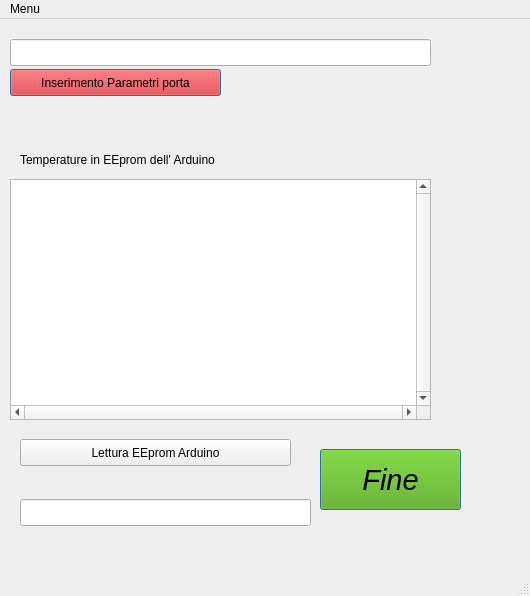
<?xml version="1.0" encoding="UTF-8"?>
<ui version="4.0">
 <class>MainWindow</class>
 <widget class="QMainWindow" name="MainWindow">
  <property name="geometry">
   <rect>
    <x>0</x>
    <y>0</y>
    <width>530</width>
    <height>596</height>
   </rect>
  </property>
  <property name="maximumSize">
   <size>
    <width>800</width>
    <height>600</height>
   </size>
  </property>
  <property name="windowTitle">
   <string>Scheda principale</string>
  </property>
  <widget class="QWidget" name="centralwidget">
   <widget class="QPushButton" name="pFine">
    <property name="geometry">
     <rect>
      <x>320</x>
      <y>430</y>
      <width>141</width>
      <height>61</height>
     </rect>
    </property>
    <property name="palette">
     <palette>
      <active>
       <colorrole role="WindowText">
        <brush brushstyle="SolidPattern">
         <color alpha="255">
          <red>0</red>
          <green>0</green>
          <blue>0</blue>
         </color>
        </brush>
       </colorrole>
       <colorrole role="Button">
        <brush brushstyle="SolidPattern">
         <color alpha="255">
          <red>85</red>
          <green>170</green>
          <blue>0</blue>
         </color>
        </brush>
       </colorrole>
       <colorrole role="Light">
        <brush brushstyle="SolidPattern">
         <color alpha="255">
          <red>128</red>
          <green>255</green>
          <blue>0</blue>
         </color>
        </brush>
       </colorrole>
       <colorrole role="Midlight">
        <brush brushstyle="SolidPattern">
         <color alpha="255">
          <red>106</red>
          <green>212</green>
          <blue>0</blue>
         </color>
        </brush>
       </colorrole>
       <colorrole role="Dark">
        <brush brushstyle="SolidPattern">
         <color alpha="255">
          <red>42</red>
          <green>85</green>
          <blue>0</blue>
         </color>
        </brush>
       </colorrole>
       <colorrole role="Mid">
        <brush brushstyle="SolidPattern">
         <color alpha="255">
          <red>56</red>
          <green>113</green>
          <blue>0</blue>
         </color>
        </brush>
       </colorrole>
       <colorrole role="Text">
        <brush brushstyle="SolidPattern">
         <color alpha="255">
          <red>0</red>
          <green>0</green>
          <blue>0</blue>
         </color>
        </brush>
       </colorrole>
       <colorrole role="BrightText">
        <brush brushstyle="SolidPattern">
         <color alpha="255">
          <red>255</red>
          <green>255</green>
          <blue>255</blue>
         </color>
        </brush>
       </colorrole>
       <colorrole role="ButtonText">
        <brush brushstyle="SolidPattern">
         <color alpha="255">
          <red>0</red>
          <green>0</green>
          <blue>0</blue>
         </color>
        </brush>
       </colorrole>
       <colorrole role="Base">
        <brush brushstyle="SolidPattern">
         <color alpha="255">
          <red>255</red>
          <green>255</green>
          <blue>255</blue>
         </color>
        </brush>
       </colorrole>
       <colorrole role="Window">
        <brush brushstyle="SolidPattern">
         <color alpha="255">
          <red>85</red>
          <green>170</green>
          <blue>0</blue>
         </color>
        </brush>
       </colorrole>
       <colorrole role="Shadow">
        <brush brushstyle="SolidPattern">
         <color alpha="255">
          <red>0</red>
          <green>0</green>
          <blue>0</blue>
         </color>
        </brush>
       </colorrole>
       <colorrole role="AlternateBase">
        <brush brushstyle="SolidPattern">
         <color alpha="255">
          <red>170</red>
          <green>212</green>
          <blue>127</blue>
         </color>
        </brush>
       </colorrole>
       <colorrole role="ToolTipBase">
        <brush brushstyle="SolidPattern">
         <color alpha="255">
          <red>255</red>
          <green>255</green>
          <blue>220</blue>
         </color>
        </brush>
       </colorrole>
       <colorrole role="ToolTipText">
        <brush brushstyle="SolidPattern">
         <color alpha="255">
          <red>0</red>
          <green>0</green>
          <blue>0</blue>
         </color>
        </brush>
       </colorrole>
      </active>
      <inactive>
       <colorrole role="WindowText">
        <brush brushstyle="SolidPattern">
         <color alpha="255">
          <red>0</red>
          <green>0</green>
          <blue>0</blue>
         </color>
        </brush>
       </colorrole>
       <colorrole role="Button">
        <brush brushstyle="SolidPattern">
         <color alpha="255">
          <red>85</red>
          <green>170</green>
          <blue>0</blue>
         </color>
        </brush>
       </colorrole>
       <colorrole role="Light">
        <brush brushstyle="SolidPattern">
         <color alpha="255">
          <red>128</red>
          <green>255</green>
          <blue>0</blue>
         </color>
        </brush>
       </colorrole>
       <colorrole role="Midlight">
        <brush brushstyle="SolidPattern">
         <color alpha="255">
          <red>106</red>
          <green>212</green>
          <blue>0</blue>
         </color>
        </brush>
       </colorrole>
       <colorrole role="Dark">
        <brush brushstyle="SolidPattern">
         <color alpha="255">
          <red>42</red>
          <green>85</green>
          <blue>0</blue>
         </color>
        </brush>
       </colorrole>
       <colorrole role="Mid">
        <brush brushstyle="SolidPattern">
         <color alpha="255">
          <red>56</red>
          <green>113</green>
          <blue>0</blue>
         </color>
        </brush>
       </colorrole>
       <colorrole role="Text">
        <brush brushstyle="SolidPattern">
         <color alpha="255">
          <red>0</red>
          <green>0</green>
          <blue>0</blue>
         </color>
        </brush>
       </colorrole>
       <colorrole role="BrightText">
        <brush brushstyle="SolidPattern">
         <color alpha="255">
          <red>255</red>
          <green>255</green>
          <blue>255</blue>
         </color>
        </brush>
       </colorrole>
       <colorrole role="ButtonText">
        <brush brushstyle="SolidPattern">
         <color alpha="255">
          <red>0</red>
          <green>0</green>
          <blue>0</blue>
         </color>
        </brush>
       </colorrole>
       <colorrole role="Base">
        <brush brushstyle="SolidPattern">
         <color alpha="255">
          <red>255</red>
          <green>255</green>
          <blue>255</blue>
         </color>
        </brush>
       </colorrole>
       <colorrole role="Window">
        <brush brushstyle="SolidPattern">
         <color alpha="255">
          <red>85</red>
          <green>170</green>
          <blue>0</blue>
         </color>
        </brush>
       </colorrole>
       <colorrole role="Shadow">
        <brush brushstyle="SolidPattern">
         <color alpha="255">
          <red>0</red>
          <green>0</green>
          <blue>0</blue>
         </color>
        </brush>
       </colorrole>
       <colorrole role="AlternateBase">
        <brush brushstyle="SolidPattern">
         <color alpha="255">
          <red>170</red>
          <green>212</green>
          <blue>127</blue>
         </color>
        </brush>
       </colorrole>
       <colorrole role="ToolTipBase">
        <brush brushstyle="SolidPattern">
         <color alpha="255">
          <red>255</red>
          <green>255</green>
          <blue>220</blue>
         </color>
        </brush>
       </colorrole>
       <colorrole role="ToolTipText">
        <brush brushstyle="SolidPattern">
         <color alpha="255">
          <red>0</red>
          <green>0</green>
          <blue>0</blue>
         </color>
        </brush>
       </colorrole>
      </inactive>
      <disabled>
       <colorrole role="WindowText">
        <brush brushstyle="SolidPattern">
         <color alpha="255">
          <red>42</red>
          <green>85</green>
          <blue>0</blue>
         </color>
        </brush>
       </colorrole>
       <colorrole role="Button">
        <brush brushstyle="SolidPattern">
         <color alpha="255">
          <red>85</red>
          <green>170</green>
          <blue>0</blue>
         </color>
        </brush>
       </colorrole>
       <colorrole role="Light">
        <brush brushstyle="SolidPattern">
         <color alpha="255">
          <red>128</red>
          <green>255</green>
          <blue>0</blue>
         </color>
        </brush>
       </colorrole>
       <colorrole role="Midlight">
        <brush brushstyle="SolidPattern">
         <color alpha="255">
          <red>106</red>
          <green>212</green>
          <blue>0</blue>
         </color>
        </brush>
       </colorrole>
       <colorrole role="Dark">
        <brush brushstyle="SolidPattern">
         <color alpha="255">
          <red>42</red>
          <green>85</green>
          <blue>0</blue>
         </color>
        </brush>
       </colorrole>
       <colorrole role="Mid">
        <brush brushstyle="SolidPattern">
         <color alpha="255">
          <red>56</red>
          <green>113</green>
          <blue>0</blue>
         </color>
        </brush>
       </colorrole>
       <colorrole role="Text">
        <brush brushstyle="SolidPattern">
         <color alpha="255">
          <red>42</red>
          <green>85</green>
          <blue>0</blue>
         </color>
        </brush>
       </colorrole>
       <colorrole role="BrightText">
        <brush brushstyle="SolidPattern">
         <color alpha="255">
          <red>255</red>
          <green>255</green>
          <blue>255</blue>
         </color>
        </brush>
       </colorrole>
       <colorrole role="ButtonText">
        <brush brushstyle="SolidPattern">
         <color alpha="255">
          <red>42</red>
          <green>85</green>
          <blue>0</blue>
         </color>
        </brush>
       </colorrole>
       <colorrole role="Base">
        <brush brushstyle="SolidPattern">
         <color alpha="255">
          <red>85</red>
          <green>170</green>
          <blue>0</blue>
         </color>
        </brush>
       </colorrole>
       <colorrole role="Window">
        <brush brushstyle="SolidPattern">
         <color alpha="255">
          <red>85</red>
          <green>170</green>
          <blue>0</blue>
         </color>
        </brush>
       </colorrole>
       <colorrole role="Shadow">
        <brush brushstyle="SolidPattern">
         <color alpha="255">
          <red>0</red>
          <green>0</green>
          <blue>0</blue>
         </color>
        </brush>
       </colorrole>
       <colorrole role="AlternateBase">
        <brush brushstyle="SolidPattern">
         <color alpha="255">
          <red>85</red>
          <green>170</green>
          <blue>0</blue>
         </color>
        </brush>
       </colorrole>
       <colorrole role="ToolTipBase">
        <brush brushstyle="SolidPattern">
         <color alpha="255">
          <red>255</red>
          <green>255</green>
          <blue>220</blue>
         </color>
        </brush>
       </colorrole>
       <colorrole role="ToolTipText">
        <brush brushstyle="SolidPattern">
         <color alpha="255">
          <red>0</red>
          <green>0</green>
          <blue>0</blue>
         </color>
        </brush>
       </colorrole>
      </disabled>
     </palette>
    </property>
    <property name="font">
     <font>
      <pointsize>22</pointsize>
      <weight>50</weight>
      <italic>true</italic>
      <bold>false</bold>
     </font>
    </property>
    <property name="text">
     <string>Fine</string>
    </property>
    <property name="autoDefault">
     <bool>false</bool>
    </property>
    <property name="default">
     <bool>true</bool>
    </property>
    <property name="flat">
     <bool>false</bool>
    </property>
   </widget>
   <widget class="QPushButton" name="pApre_p">
    <property name="geometry">
     <rect>
      <x>10</x>
      <y>50</y>
      <width>211</width>
      <height>27</height>
     </rect>
    </property>
    <property name="palette">
     <palette>
      <active>
       <colorrole role="WindowText">
        <brush brushstyle="SolidPattern">
         <color alpha="255">
          <red>0</red>
          <green>0</green>
          <blue>0</blue>
         </color>
        </brush>
       </colorrole>
       <colorrole role="Button">
        <brush brushstyle="SolidPattern">
         <color alpha="255">
          <red>255</red>
          <green>0</green>
          <blue>0</blue>
         </color>
        </brush>
       </colorrole>
       <colorrole role="Light">
        <brush brushstyle="SolidPattern">
         <color alpha="255">
          <red>255</red>
          <green>127</green>
          <blue>127</blue>
         </color>
        </brush>
       </colorrole>
       <colorrole role="Midlight">
        <brush brushstyle="SolidPattern">
         <color alpha="255">
          <red>255</red>
          <green>63</green>
          <blue>63</blue>
         </color>
        </brush>
       </colorrole>
       <colorrole role="Dark">
        <brush brushstyle="SolidPattern">
         <color alpha="255">
          <red>127</red>
          <green>0</green>
          <blue>0</blue>
         </color>
        </brush>
       </colorrole>
       <colorrole role="Mid">
        <brush brushstyle="SolidPattern">
         <color alpha="255">
          <red>170</red>
          <green>0</green>
          <blue>0</blue>
         </color>
        </brush>
       </colorrole>
       <colorrole role="Text">
        <brush brushstyle="SolidPattern">
         <color alpha="255">
          <red>0</red>
          <green>0</green>
          <blue>0</blue>
         </color>
        </brush>
       </colorrole>
       <colorrole role="BrightText">
        <brush brushstyle="SolidPattern">
         <color alpha="255">
          <red>255</red>
          <green>255</green>
          <blue>255</blue>
         </color>
        </brush>
       </colorrole>
       <colorrole role="ButtonText">
        <brush brushstyle="SolidPattern">
         <color alpha="255">
          <red>0</red>
          <green>0</green>
          <blue>0</blue>
         </color>
        </brush>
       </colorrole>
       <colorrole role="Base">
        <brush brushstyle="SolidPattern">
         <color alpha="255">
          <red>255</red>
          <green>255</green>
          <blue>255</blue>
         </color>
        </brush>
       </colorrole>
       <colorrole role="Window">
        <brush brushstyle="SolidPattern">
         <color alpha="255">
          <red>255</red>
          <green>0</green>
          <blue>0</blue>
         </color>
        </brush>
       </colorrole>
       <colorrole role="Shadow">
        <brush brushstyle="SolidPattern">
         <color alpha="255">
          <red>0</red>
          <green>0</green>
          <blue>0</blue>
         </color>
        </brush>
       </colorrole>
       <colorrole role="AlternateBase">
        <brush brushstyle="SolidPattern">
         <color alpha="255">
          <red>255</red>
          <green>127</green>
          <blue>127</blue>
         </color>
        </brush>
       </colorrole>
       <colorrole role="ToolTipBase">
        <brush brushstyle="SolidPattern">
         <color alpha="255">
          <red>255</red>
          <green>255</green>
          <blue>220</blue>
         </color>
        </brush>
       </colorrole>
       <colorrole role="ToolTipText">
        <brush brushstyle="SolidPattern">
         <color alpha="255">
          <red>0</red>
          <green>0</green>
          <blue>0</blue>
         </color>
        </brush>
       </colorrole>
      </active>
      <inactive>
       <colorrole role="WindowText">
        <brush brushstyle="SolidPattern">
         <color alpha="255">
          <red>0</red>
          <green>0</green>
          <blue>0</blue>
         </color>
        </brush>
       </colorrole>
       <colorrole role="Button">
        <brush brushstyle="SolidPattern">
         <color alpha="255">
          <red>255</red>
          <green>0</green>
          <blue>0</blue>
         </color>
        </brush>
       </colorrole>
       <colorrole role="Light">
        <brush brushstyle="SolidPattern">
         <color alpha="255">
          <red>255</red>
          <green>127</green>
          <blue>127</blue>
         </color>
        </brush>
       </colorrole>
       <colorrole role="Midlight">
        <brush brushstyle="SolidPattern">
         <color alpha="255">
          <red>255</red>
          <green>63</green>
          <blue>63</blue>
         </color>
        </brush>
       </colorrole>
       <colorrole role="Dark">
        <brush brushstyle="SolidPattern">
         <color alpha="255">
          <red>127</red>
          <green>0</green>
          <blue>0</blue>
         </color>
        </brush>
       </colorrole>
       <colorrole role="Mid">
        <brush brushstyle="SolidPattern">
         <color alpha="255">
          <red>170</red>
          <green>0</green>
          <blue>0</blue>
         </color>
        </brush>
       </colorrole>
       <colorrole role="Text">
        <brush brushstyle="SolidPattern">
         <color alpha="255">
          <red>0</red>
          <green>0</green>
          <blue>0</blue>
         </color>
        </brush>
       </colorrole>
       <colorrole role="BrightText">
        <brush brushstyle="SolidPattern">
         <color alpha="255">
          <red>255</red>
          <green>255</green>
          <blue>255</blue>
         </color>
        </brush>
       </colorrole>
       <colorrole role="ButtonText">
        <brush brushstyle="SolidPattern">
         <color alpha="255">
          <red>0</red>
          <green>0</green>
          <blue>0</blue>
         </color>
        </brush>
       </colorrole>
       <colorrole role="Base">
        <brush brushstyle="SolidPattern">
         <color alpha="255">
          <red>255</red>
          <green>255</green>
          <blue>255</blue>
         </color>
        </brush>
       </colorrole>
       <colorrole role="Window">
        <brush brushstyle="SolidPattern">
         <color alpha="255">
          <red>255</red>
          <green>0</green>
          <blue>0</blue>
         </color>
        </brush>
       </colorrole>
       <colorrole role="Shadow">
        <brush brushstyle="SolidPattern">
         <color alpha="255">
          <red>0</red>
          <green>0</green>
          <blue>0</blue>
         </color>
        </brush>
       </colorrole>
       <colorrole role="AlternateBase">
        <brush brushstyle="SolidPattern">
         <color alpha="255">
          <red>255</red>
          <green>127</green>
          <blue>127</blue>
         </color>
        </brush>
       </colorrole>
       <colorrole role="ToolTipBase">
        <brush brushstyle="SolidPattern">
         <color alpha="255">
          <red>255</red>
          <green>255</green>
          <blue>220</blue>
         </color>
        </brush>
       </colorrole>
       <colorrole role="ToolTipText">
        <brush brushstyle="SolidPattern">
         <color alpha="255">
          <red>0</red>
          <green>0</green>
          <blue>0</blue>
         </color>
        </brush>
       </colorrole>
      </inactive>
      <disabled>
       <colorrole role="WindowText">
        <brush brushstyle="SolidPattern">
         <color alpha="255">
          <red>127</red>
          <green>0</green>
          <blue>0</blue>
         </color>
        </brush>
       </colorrole>
       <colorrole role="Button">
        <brush brushstyle="SolidPattern">
         <color alpha="255">
          <red>255</red>
          <green>0</green>
          <blue>0</blue>
         </color>
        </brush>
       </colorrole>
       <colorrole role="Light">
        <brush brushstyle="SolidPattern">
         <color alpha="255">
          <red>255</red>
          <green>127</green>
          <blue>127</blue>
         </color>
        </brush>
       </colorrole>
       <colorrole role="Midlight">
        <brush brushstyle="SolidPattern">
         <color alpha="255">
          <red>255</red>
          <green>63</green>
          <blue>63</blue>
         </color>
        </brush>
       </colorrole>
       <colorrole role="Dark">
        <brush brushstyle="SolidPattern">
         <color alpha="255">
          <red>127</red>
          <green>0</green>
          <blue>0</blue>
         </color>
        </brush>
       </colorrole>
       <colorrole role="Mid">
        <brush brushstyle="SolidPattern">
         <color alpha="255">
          <red>170</red>
          <green>0</green>
          <blue>0</blue>
         </color>
        </brush>
       </colorrole>
       <colorrole role="Text">
        <brush brushstyle="SolidPattern">
         <color alpha="255">
          <red>127</red>
          <green>0</green>
          <blue>0</blue>
         </color>
        </brush>
       </colorrole>
       <colorrole role="BrightText">
        <brush brushstyle="SolidPattern">
         <color alpha="255">
          <red>255</red>
          <green>255</green>
          <blue>255</blue>
         </color>
        </brush>
       </colorrole>
       <colorrole role="ButtonText">
        <brush brushstyle="SolidPattern">
         <color alpha="255">
          <red>127</red>
          <green>0</green>
          <blue>0</blue>
         </color>
        </brush>
       </colorrole>
       <colorrole role="Base">
        <brush brushstyle="SolidPattern">
         <color alpha="255">
          <red>255</red>
          <green>0</green>
          <blue>0</blue>
         </color>
        </brush>
       </colorrole>
       <colorrole role="Window">
        <brush brushstyle="SolidPattern">
         <color alpha="255">
          <red>255</red>
          <green>0</green>
          <blue>0</blue>
         </color>
        </brush>
       </colorrole>
       <colorrole role="Shadow">
        <brush brushstyle="SolidPattern">
         <color alpha="255">
          <red>0</red>
          <green>0</green>
          <blue>0</blue>
         </color>
        </brush>
       </colorrole>
       <colorrole role="AlternateBase">
        <brush brushstyle="SolidPattern">
         <color alpha="255">
          <red>255</red>
          <green>0</green>
          <blue>0</blue>
         </color>
        </brush>
       </colorrole>
       <colorrole role="ToolTipBase">
        <brush brushstyle="SolidPattern">
         <color alpha="255">
          <red>255</red>
          <green>255</green>
          <blue>220</blue>
         </color>
        </brush>
       </colorrole>
       <colorrole role="ToolTipText">
        <brush brushstyle="SolidPattern">
         <color alpha="255">
          <red>0</red>
          <green>0</green>
          <blue>0</blue>
         </color>
        </brush>
       </colorrole>
      </disabled>
     </palette>
    </property>
    <property name="text">
     <string>Inserimento Parametri porta</string>
    </property>
    <property name="default">
     <bool>true</bool>
    </property>
   </widget>
   <widget class="QLineEdit" name="imPorta">
    <property name="geometry">
     <rect>
      <x>10</x>
      <y>20</y>
      <width>421</width>
      <height>27</height>
     </rect>
    </property>
    <property name="text">
     <string/>
    </property>
   </widget>
   <widget class="QTableWidget" name="tabella">
    <property name="geometry">
     <rect>
      <x>10</x>
      <y>160</y>
      <width>421</width>
      <height>241</height>
     </rect>
    </property>
    <property name="verticalScrollBarPolicy">
     <enum>Qt::ScrollBarAlwaysOn</enum>
    </property>
    <property name="horizontalScrollBarPolicy">
     <enum>Qt::ScrollBarAlwaysOn</enum>
    </property>
   </widget>
   <widget class="QLabel" name="label">
    <property name="geometry">
     <rect>
      <x>20</x>
      <y>130</y>
      <width>301</width>
      <height>21</height>
     </rect>
    </property>
    <property name="text">
     <string>Temperature in EEprom dell' Arduino</string>
    </property>
   </widget>
   <widget class="QPushButton" name="pLegge_EE">
    <property name="geometry">
     <rect>
      <x>20</x>
      <y>420</y>
      <width>271</width>
      <height>27</height>
     </rect>
    </property>
    <property name="text">
     <string>Lettura EEprom Arduino</string>
    </property>
   </widget>
   <widget class="QLineEdit" name="messaggi">
    <property name="geometry">
     <rect>
      <x>20</x>
      <y>480</y>
      <width>291</width>
      <height>27</height>
     </rect>
    </property>
   </widget>
  </widget>
  <widget class="QMenuBar" name="menubar">
   <property name="geometry">
    <rect>
     <x>0</x>
     <y>0</y>
     <width>530</width>
     <height>25</height>
    </rect>
   </property>
   <widget class="QMenu" name="menuMenu">
    <property name="title">
     <string>Menu</string>
    </property>
   </widget>
   <addaction name="menuMenu"/>
  </widget>
  <widget class="QStatusBar" name="statusbar"/>
 </widget>
 <resources/>
 <connections/>
</ui>
